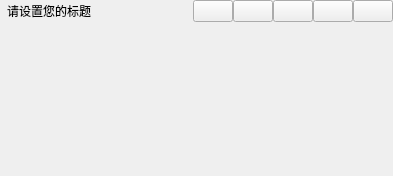
<?xml version="1.0" encoding="UTF-8"?>
<ui version="4.0">
 <class>TopWindow</class>
 <widget class="QWidget" name="TopWindow">
  <property name="geometry">
   <rect>
    <x>0</x>
    <y>0</y>
    <width>393</width>
    <height>176</height>
   </rect>
  </property>
  <property name="windowTitle">
   <string>TopWindow</string>
  </property>
  <property name="styleSheet">
   <string notr="true"/>
  </property>
  <layout class="QGridLayout" name="gridLayout">
   <property name="leftMargin">
    <number>0</number>
   </property>
   <property name="topMargin">
    <number>0</number>
   </property>
   <property name="rightMargin">
    <number>0</number>
   </property>
   <property name="bottomMargin">
    <number>0</number>
   </property>
   <item row="0" column="0">
    <widget class="QWidget" name="titleBar" native="true">
     <property name="styleSheet">
      <string notr="true"/>
     </property>
     <layout class="QHBoxLayout" name="horizontalLayout">
      <property name="spacing">
       <number>0</number>
      </property>
      <property name="leftMargin">
       <number>0</number>
      </property>
      <property name="topMargin">
       <number>0</number>
      </property>
      <property name="rightMargin">
       <number>0</number>
      </property>
      <property name="bottomMargin">
       <number>0</number>
      </property>
      <item>
       <widget class="QLabel" name="IcoLabel">
        <property name="styleSheet">
         <string notr="true">border-image: url(:/images/app.ico);</string>
        </property>
        <property name="text">
         <string/>
        </property>
       </widget>
      </item>
      <item>
       <widget class="QLabel" name="titleLabel">
        <property name="sizePolicy">
         <sizepolicy hsizetype="Expanding" vsizetype="Preferred">
          <horstretch>0</horstretch>
          <verstretch>0</verstretch>
         </sizepolicy>
        </property>
        <property name="text">
         <string>请设置您的标题</string>
        </property>
       </widget>
      </item>
      <item>
       <widget class="QPushButton" name="menuBtn">
        <property name="whatsThis">
         <string>&lt;html&gt;&lt;head/&gt;&lt;body&gt;&lt;p&gt;最小化&lt;/p&gt;&lt;/body&gt;&lt;/html&gt;</string>
        </property>
        <property name="text">
         <string/>
        </property>
        <property name="flat">
         <bool>false</bool>
        </property>
       </widget>
      </item>
      <item>
       <widget class="QPushButton" name="minButton">
        <property name="whatsThis">
         <string>&lt;html&gt;&lt;head/&gt;&lt;body&gt;&lt;p&gt;最小化&lt;/p&gt;&lt;/body&gt;&lt;/html&gt;</string>
        </property>
        <property name="text">
         <string/>
        </property>
        <property name="flat">
         <bool>false</bool>
        </property>
       </widget>
      </item>
      <item>
       <widget class="QPushButton" name="maxButton">
        <property name="whatsThis">
         <string>&lt;html&gt;&lt;head/&gt;&lt;body&gt;&lt;p&gt;最大化&lt;/p&gt;&lt;/body&gt;&lt;/html&gt;</string>
        </property>
        <property name="text">
         <string/>
        </property>
        <property name="flat">
         <bool>false</bool>
        </property>
       </widget>
      </item>
      <item>
       <widget class="QPushButton" name="restoreButton">
        <property name="whatsThis">
         <string>&lt;html&gt;&lt;head/&gt;&lt;body&gt;&lt;p&gt;恢复&lt;/p&gt;&lt;/body&gt;&lt;/html&gt;</string>
        </property>
        <property name="text">
         <string/>
        </property>
        <property name="flat">
         <bool>false</bool>
        </property>
       </widget>
      </item>
      <item>
       <widget class="QPushButton" name="closeButton">
        <property name="toolTip">
         <string>&lt;html&gt;&lt;head/&gt;&lt;body&gt;&lt;p&gt;关闭&lt;/p&gt;&lt;/body&gt;&lt;/html&gt;</string>
        </property>
        <property name="text">
         <string/>
        </property>
        <property name="flat">
         <bool>false</bool>
        </property>
       </widget>
      </item>
     </layout>
    </widget>
   </item>
   <item row="1" column="0">
    <widget class="QWidget" name="centralWidget" native="true">
     <property name="sizePolicy">
      <sizepolicy hsizetype="Preferred" vsizetype="Expanding">
       <horstretch>0</horstretch>
       <verstretch>0</verstretch>
      </sizepolicy>
     </property>
     <property name="styleSheet">
      <string notr="true"/>
     </property>
    </widget>
   </item>
  </layout>
 </widget>
 <layoutdefault spacing="6" margin="11"/>
 <resources/>
 <connections/>
</ui>
